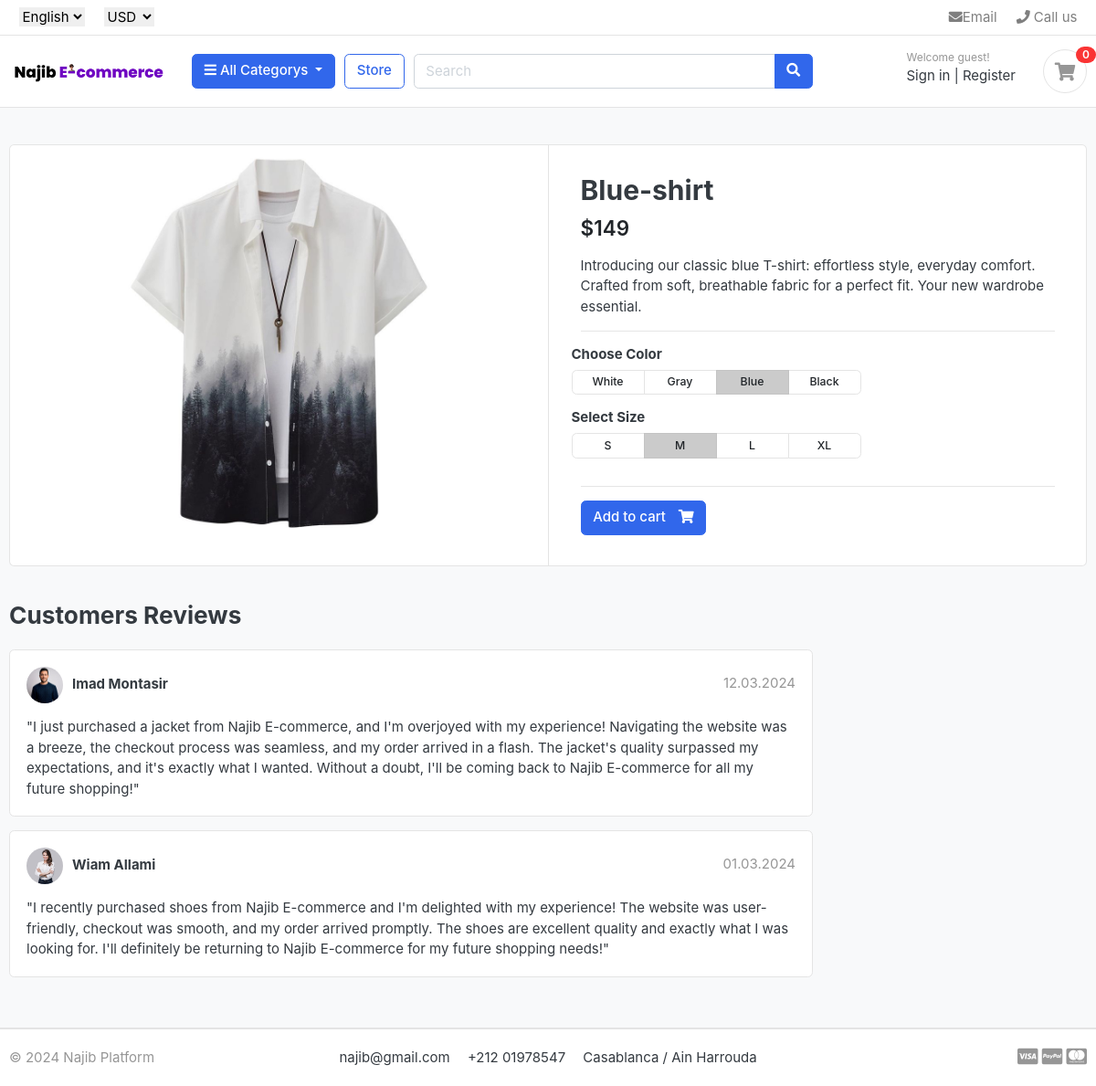
Screenshot of /store/category/shirts/blue-shirt/ with the database file from the repository.
### store/models.py (models this page shows, shortened)
class Product(models.Model):
    product_name = models.CharField(max_length=200, unique=True)
    slug = models.SlugField(max_length=200, unique=True)
    description = models.TextField(max_length=200, unique=True)
    price = models.IntegerField()
    images = models.ImageField(upload_to='photos/products', unique=True)
    stock = models.IntegerField()
    is_available = models.BooleanField(default=True)
    category = models.ForeignKey(Category, on_delete=models.CASCADE)
    created_date = models.DateTimeField(auto_now_add=True)
    modified_date = models.DateTimeField(auto_now=True)

### store/views.py (the view)
# urls.py: path('category/<slug:category_slug>/<slug:product_slug>/', views.product_detail, name="product_detail"),
def product_detail(request,category_slug,product_slug):
    try:
        single_product = Product.objects.get(category__slug=category_slug, slug=product_slug)
        in_cart = CartItem.objects.filter(cart__card_id= _cart_id(request), product = single_product).exists()
    except Exception as e:
        raise e
    context = {
        'single_product': single_product,
        'in_cart' : in_cart,
    }
    return render(request, 'store/product_detail.html',context)

### carts/context_processor.py (called while the page is built)
def counter(request):
    cart_count = 0
    if 'admin' in request.path:
        return {}
    else:
        try:
            cart = Cart.objects.filter(card_id = _cart_id(request))
            cart_items = CartItem.objects.all().filter(cart=cart[:1])
            for cart_item in cart_items:
                cart_count += cart_item.quantity
        except Cart.DoesNotExist:
            cart_count = 0
        return dict(cart_count = cart_count)

### carts/views.py (called while the page is built)
def _cart_id(request):
    cart = request.session.session_key
    if not cart :
        cart = request.session.create()
    return cart

### category/context_processors.py (called while the page is built)
def menu_links(request):
    links = Category.objects.all()
    return dict(links=links)

### category/models.py (called while the page is built)
    def get_url(self):
        return reverse('products_by_category', args=[self.slug])

### templates/store/product_detail.html (shortened to what this page needs)
{% extends '../base.html' %}
{% load static %}
{% block content %}
<section class="section-content padding-y bg">
<div class="container">
<div class="card">
	<div class="row no-gutters">
		<aside class="col-md-6">
<article class="gallery-wrap">
	<div class="img-big-wrap">
	   <a href="#"><img id="product-image" src="{{ single_product.images.url }}" class="zoom-img"></a>
	</div>
</article>
		</aside>
		<main class="col-md-6 border-left">
<article class="content-body">
<h2 class="title" id="title">{{ single_product.product_name }}</h2>
<div class="mb-3">
	<var class="price h4" id="desc">${{ single_product.price }}</var>
</div>
<p id="product-description">{{ single_product.description }}</p>
<hr>
	<div class="row">
		<div class="item-option-select">
			<h6 id="choosecolor">Choose Color</h6>
			<div class="btn-group btn-group-sm btn-group-toggle" data-toggle="buttons">
			  <label class="btn btn-light" onclick="changeImage('White')" id="white">
			    <input type="radio" name="radio_color"> White
			  </label>
			  <label class="btn btn-light" onclick="changeImage('Gray')" id="gray">
			    <input type="radio" name="radio_color" > Gray
			  </label>
			  <label class="btn btn-light active" onclick="changeImage('Blue')" id="blue">
			    <input type="radio" name="radio_color checked"> Blue
			  </label>
			  <label class="btn btn-light" onclick="changeImage('Black')" id="black">
			    <input type="radio" name="radio_color"> Black
			  </label>
			</div>
		</div>
	</div>
	<div class="row">
		<div class="item-option-select">
			<h6 id="choosesize">Select Size</h6>
			<div class="btn-group btn-group-sm btn-group-toggle" data-toggle="buttons">
			  <label class="btn btn-light">
			    <input type="radio" name="radio_color"> S
			  </label>
			  <label class="btn btn-light active">
			    <input type="radio" name="radio_color" checked> M
			  </label>
			  <label class="btn btn-light">
			    <input type="radio" name="radio_color"> L
			  </label>
			  <label class="btn btn-light">
			    <input type="radio" name="radio_color"> XL
			  </label>
			</div>
		</div>
	</div>
	<hr>
	{% if single_product.stock <= 0 %}
	  <h5 class="text-danger">Out of stock</h5>
	{% else %}
		{% if in_cart %}
		<a href="#" class="btn  btn-success"> <span class="text">Added to cart</span> <i class="fas fa-check"></i>  </a>
		<a href="{% url 'cart' %}" class="btn  btn-outline-primary"> <span class="text">View Cart</span> <i class="fas fa-eye"></i>  </a>
		{% else %}
			<a href="{% url 'add_cart' single_product.id %}" class="btn  btn-primary"> <span class="text" id="addtocart">Add to cart</span> <i class="fas fa-shopping-cart"></i>  </a>
		{% endif %}
	{% endif %}
</article>
		</main>
	</div>
</div>
<br>
<div class="row">
			<div class="col-md-9">
	<header class="section-heading">
		<h3 id="reviews">Customers Reviews </h3>
	</header>
	<article class="box mb-3">
		<div class="icontext w-100">
			<img src="{% static 'images/avatars/man1.jpg' %}" class="img-xs icon rounded-circle">
			<div class="text">
				<span class="date text-muted float-md-right">12.03.2024 </span>
				<h6 class="mb-1" id="imad">Imad Montasir </h6>
			</div>
		</div>
		<div class="mt-3" id="paragraph">
			<p>
				"I just purchased a jacket from Najib E-commerce, and I'm overjoyed with my experience! Navigating the website was a breeze, the checkout process was seamless, and my order arrived in a flash. The jacket's quality surpassed my expectations, and it's exactly what I wanted. Without a doubt, I'll be coming back to Najib E-commerce for all my future shopping!"
			</p>
		</div>
	</article>
	<article class="box mb-3">
		<div class="icontext w-100">
			<img src="{% static 'images/avatars/women.jpg' %}" class="img-xs icon rounded-circle">
			<div class="text">
				<span class="date text-muted float-md-right">01.03.2024 </span>
				<h6 class="mb-1" id="wiam">Wiam Allami </h6>
			</div>
		</div>
		<div class="mt-3" id="paragraph2">
			<p>
				"I recently purchased shoes from Najib E-commerce and I'm delighted with my experience! The website was user-friendly, checkout was smooth, and my order arrived promptly. The shoes are excellent quality and exactly what I was looking for. I'll definitely be returning to Najib E-commerce for my future shopping needs!"
			</p>
		</div>
	</article>
	</div>
</div>
</div>
</section>
{% endblock %}

### static/css/ui.css (style rules this page uses)
html { font-family: "Inter", sans-serif; font-size: 15px; }
.content-body { flex: 1 1 auto; padding: 2rem 2.3rem; }
.img-xs, .img-sm, .img-md, .img-lg { -o-object-fit: cover; object-fit: cover; flex-shrink: 0; flex-grow: 0; }
.img-xs { width: 40px; height: 40px; }
.padding-y { padding-top: 40px; padding-bottom: 40px; }
var { font-style: normal; }
article:after, .form-group:after { display: block; clear: both; content: ""; }
.bg { background-color: #f8f9fa; }
.section-heading { margin-bottom: 20px; margin-top: 15px; }
p:last-child { margin-bottom: 0; }
.btn-light { background-color: #fff; border-color: #e4e4e4; }
.btn .text + i { margin-left: 10px; }
.icontext { display: inline-flex; align-items: center; vertical-align: middle; }
.icontext .text { width: 100%; line-height: 1.2; }
.icontext .icon { position: relative; margin-right: 10px; flex-shrink: 0; flex-grow: 0; }
.price { font-weight: 600; color: #212529; }
.box { padding: 18px; background: #fff; border-radius: 0.37rem; border: 1px solid #e4e4e4; }
.box img { max-width: 100%; }
.gallery-wrap .img-big-wrap { margin-bottom: 10px; border-radius: 0.37rem; overflow: hidden; background-color: #fff; }
.gallery-wrap .img-big-wrap a { text-align: center; display: block; }
.gallery-wrap .img-big-wrap img { height: 450px; width: auto; display: inline-block; }
.item-option-select { margin-bottom: 1rem; display: inline-block; margin-right: 15px; }
.item-option-select .btn { min-width: 80px; }

### templates/base.html (style rules this page uses)
.zoom-img { transition: transform 0.3s ease; }

### rows the page displays
Product: images (picture), product_name "Blue-shirt", price "149", description "Introducing our classic blue T-shirt: effortless style, everyday comfort. Crafted from soft, breathable fabric for a perfect fit. Your new wardrobe essential."

### other values shown
{{ cart_count }} "0"
